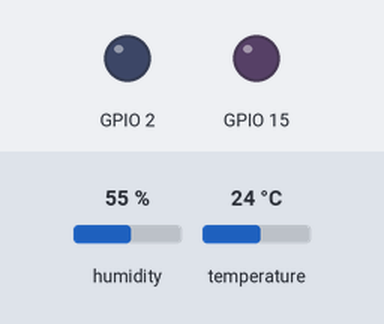
Recording of a sketch running on a simulated ESP32. Parts: output pins drawn as LEDs (lit = HIGH). Inputs (shaded band) come from the test bench; at power-on: humidity 55 %, temperature 24 °C. WiFi joins after 1.5 s; servers stay silent unless stated; no MQTT or app messages arrive unless stated; what the sketch prints to the serial monitor is not drawn.

Above: at 0.0 s.
At 1.6 s:
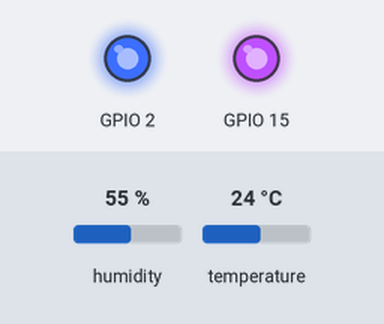
Timing chart, 0 to 3.1 s (numbered marks = the images above):
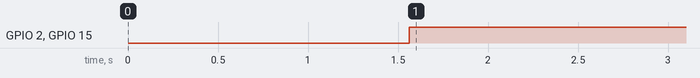

Measured:
- by itself, GPIO 2, GPIO 15: LOW → HIGH at 1.6 s

The sketch:

sketch.ino
```cpp
#include <WiFi.h>
#include <PubSubClient.h>

#include "DHTesp.h"
const int DHT_PIN = 23;
DHTesp dhtSensor;

const char* ssid = "Wokwi-GUEST";
const char* password = "";
const char* mqtt_server = "test.mosquitto.org";


WiFiClient WOKWI_Client;
PubSubClient client(WOKWI_Client);

void setup_wifi() {

  delay(10);
  Serial.println();
  Serial.print("Connecting to ");
  Serial.println(ssid);

  WiFi.mode(WIFI_STA);
  WiFi.begin(ssid, password);

  while (WiFi.status() != WL_CONNECTED) {
    delay(500);
    Serial.print(".");
  }

  Serial.println("");
  Serial.println("WiFi connected");
  Serial.println("IP address: ");
  Serial.println(WiFi.localIP());
}

void reconnect() {
  // Loop until we're reconnected
  while (!client.connected()) {
    Serial.print("Attempting MQTT connection...");

    if (client.connect("WOKWI_Client")) {
      Serial.println("connected");

    } else {
      Serial.print("failed, rc=");
      Serial.print(client.state());
      Serial.println(" try again in 5 seconds");
      delay(5000);
    }
  }
}

void setup() {
  pinMode(2, OUTPUT);
  pinMode(15, OUTPUT);
  Serial.begin(115200);
  setup_wifi();
  client.setServer(mqtt_server, 1883);
  dhtSensor.setup(DHT_PIN, DHTesp::DHT22);
}

void Conecta_WiFi()
{
  if(WiFi.status())
  digitalWrite(2,HIGH);
  else
  digitalWrite(2,LOW);
}

void Conecta_MQTT()
{
  if(client.connected())
  digitalWrite(15,HIGH);
  else
  digitalWrite(15,LOW);
}

void DHT_Envia() {
    TempAndHumidity data = dhtSensor.getTempAndHumidity();
    client.publish("WOKWI_DHT_TEMP", String(data.temperature).c_str());
    client.publish("WOKWI_DHT_UMID", String(data.humidity).c_str());
    delay(2000);
}
void loop()
{
reconnect();    //Função que faz conexão com MQTT
Conecta_WiFi(); //Função que aciona o LED se conectado ao WiFi
Conecta_MQTT(); //Função que aciona o LED se conectado ao MQTT
DHT_Envia();
}
```
